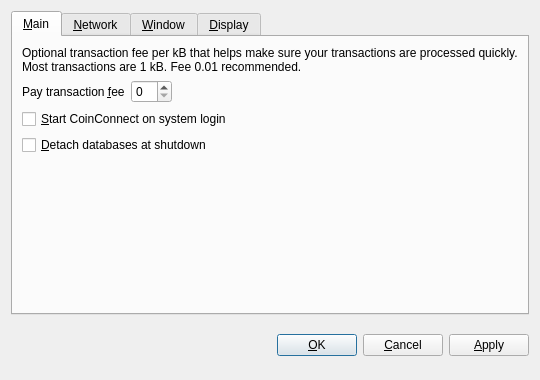
<?xml version="1.0" encoding="UTF-8"?>
<ui version="4.0">
 <class>OptionsDialog</class>
 <widget class="QDialog" name="OptionsDialog">
  <property name="geometry">
   <rect>
    <x>0</x>
    <y>0</y>
    <width>540</width>
    <height>380</height>
   </rect>
  </property>
  <property name="windowTitle">
   <string>Options</string>
  </property>
  <property name="modal">
   <bool>true</bool>
  </property>
  <layout class="QVBoxLayout" name="verticalLayout">
   <item>
    <widget class="QTabWidget" name="tabWidget">
     <property name="tabPosition">
      <enum>QTabWidget::North</enum>
     </property>
     <property name="currentIndex">
      <number>0</number>
     </property>
     <widget class="QWidget" name="tabMain">
      <attribute name="title">
       <string>&amp;Main</string>
      </attribute>
      <layout class="QVBoxLayout" name="verticalLayout_Main">
       <item>
        <widget class="QLabel" name="transactionFeeInfoLabel">
         <property name="text">
          <string>Optional transaction fee per kB that helps make sure your transactions are processed quickly. Most transactions are 1 kB. Fee 0.01 recommended.</string>
         </property>
         <property name="textFormat">
          <enum>Qt::PlainText</enum>
         </property>
         <property name="wordWrap">
          <bool>true</bool>
         </property>
        </widget>
       </item>
       <item>
        <layout class="QHBoxLayout" name="horizontalLayout_Main">
         <item>
          <widget class="QLabel" name="transactionFeeLabel">
           <property name="text">
            <string>Pay transaction &amp;fee</string>
           </property>
           <property name="textFormat">
            <enum>Qt::PlainText</enum>
           </property>
           <property name="buddy">
            <cstring>transactionFee</cstring>
           </property>
          </widget>
         </item>
         <item>
          <widget class="BitcoinAmountField" name="transactionFee"/>
         </item>
         <item>
          <spacer name="horizontalSpacer_Main">
           <property name="orientation">
            <enum>Qt::Horizontal</enum>
           </property>
           <property name="sizeHint" stdset="0">
            <size>
             <width>40</width>
             <height>20</height>
            </size>
           </property>
          </spacer>
         </item>
        </layout>
       </item>
       <item>
        <widget class="QCheckBox" name="bitcoinAtStartup">
         <property name="toolTip">
          <string>Automatically start CoinConnect after logging in to the system.</string>
         </property>
         <property name="text">
          <string>&amp;Start CoinConnect on system login</string>
         </property>
        </widget>
       </item>
       <item>
        <widget class="QCheckBox" name="detachDatabases">
         <property name="toolTip">
          <string>Detach block and address databases at shutdown. This means they can be moved to another data directory, but it slows down shutdown. The wallet is always detached.</string>
         </property>
         <property name="text">
          <string>&amp;Detach databases at shutdown</string>
         </property>
        </widget>
       </item>
       <item>
        <spacer name="verticalSpacer_Main">
         <property name="orientation">
          <enum>Qt::Vertical</enum>
         </property>
         <property name="sizeHint" stdset="0">
          <size>
           <width>20</width>
           <height>40</height>
          </size>
         </property>
        </spacer>
       </item>
      </layout>
     </widget>
     <widget class="QWidget" name="tabNetwork">
      <attribute name="title">
       <string>&amp;Network</string>
      </attribute>
      <layout class="QVBoxLayout" name="verticalLayout_Network">
       <item>
        <widget class="QCheckBox" name="mapPortUpnp">
         <property name="toolTip">
          <string>Automatically open the CoinConnect client port on the router. This only works when your router supports UPnP and it is enabled.</string>
         </property>
         <property name="text">
          <string>Map port using &amp;UPnP</string>
         </property>
        </widget>
       </item>
       <item>
        <widget class="QCheckBox" name="connectSocks">
         <property name="toolTip">
          <string>Connect to the CoinConnect network through a SOCKS proxy (e.g. when connecting through Tor).</string>
         </property>
         <property name="text">
          <string>&amp;Connect through SOCKS proxy:</string>
         </property>
        </widget>
       </item>
       <item>
        <layout class="QHBoxLayout" name="horizontalLayout_Network">
         <item>
          <widget class="QLabel" name="proxyIpLabel">
           <property name="text">
            <string>Proxy &amp;IP:</string>
           </property>
           <property name="textFormat">
            <enum>Qt::PlainText</enum>
           </property>
           <property name="buddy">
            <cstring>proxyIp</cstring>
           </property>
          </widget>
         </item>
         <item>
          <widget class="QValidatedLineEdit" name="proxyIp">
           <property name="maximumSize">
            <size>
             <width>140</width>
             <height>16777215</height>
            </size>
           </property>
           <property name="toolTip">
            <string>IP address of the proxy (e.g. 127.0.0.1)</string>
           </property>
          </widget>
         </item>
         <item>
          <widget class="QLabel" name="proxyPortLabel">
           <property name="text">
            <string>&amp;Port:</string>
           </property>
           <property name="textFormat">
            <enum>Qt::PlainText</enum>
           </property>
           <property name="buddy">
            <cstring>proxyPort</cstring>
           </property>
          </widget>
         </item>
         <item>
          <widget class="QLineEdit" name="proxyPort">
           <property name="maximumSize">
            <size>
             <width>55</width>
             <height>16777215</height>
            </size>
           </property>
           <property name="toolTip">
            <string>Port of the proxy (e.g. 9050)</string>
           </property>
          </widget>
         </item>
         <item>
          <widget class="QLabel" name="socksVersionLabel">
           <property name="text">
            <string>SOCKS &amp;Version:</string>
           </property>
           <property name="textFormat">
            <enum>Qt::PlainText</enum>
           </property>
           <property name="buddy">
            <cstring>socksVersion</cstring>
           </property>
          </widget>
         </item>
         <item>
          <widget class="QValueComboBox" name="socksVersion">
           <property name="toolTip">
            <string>SOCKS version of the proxy (e.g. 5)</string>
           </property>
          </widget>
         </item>
         <item>
          <spacer name="horizontalSpacer_Network">
           <property name="orientation">
            <enum>Qt::Horizontal</enum>
           </property>
           <property name="sizeHint" stdset="0">
            <size>
             <width>40</width>
             <height>20</height>
            </size>
           </property>
          </spacer>
         </item>
        </layout>
       </item>
       <item>
        <spacer name="verticalSpacer_Network">
         <property name="orientation">
          <enum>Qt::Vertical</enum>
         </property>
         <property name="sizeHint" stdset="0">
          <size>
           <width>20</width>
           <height>40</height>
          </size>
         </property>
        </spacer>
       </item>
      </layout>
     </widget>
     <widget class="QWidget" name="tabWindow">
      <attribute name="title">
       <string>&amp;Window</string>
      </attribute>
      <layout class="QVBoxLayout" name="verticalLayout_Window">
       <item>
        <widget class="QCheckBox" name="minimizeToTray">
         <property name="toolTip">
          <string>Show only a tray icon after minimizing the window.</string>
         </property>
         <property name="text">
          <string>&amp;Minimize to the tray instead of the taskbar</string>
         </property>
        </widget>
       </item>
       <item>
        <widget class="QCheckBox" name="minimizeOnClose">
         <property name="toolTip">
          <string>Minimize instead of exit the application when the window is closed. When this option is enabled, the application will be closed only after selecting Quit in the menu.</string>
         </property>
         <property name="text">
          <string>M&amp;inimize on close</string>
         </property>
        </widget>
       </item>
       <item>
        <spacer name="verticalSpacer_Window">
         <property name="orientation">
          <enum>Qt::Vertical</enum>
         </property>
         <property name="sizeHint" stdset="0">
          <size>
           <width>20</width>
           <height>40</height>
          </size>
         </property>
        </spacer>
       </item>
      </layout>
     </widget>
     <widget class="QWidget" name="tabDisplay">
      <attribute name="title">
       <string>&amp;Display</string>
      </attribute>
      <layout class="QVBoxLayout" name="verticalLayout_Display">
       <item>
        <layout class="QHBoxLayout" name="horizontalLayout_1_Display">
         <item>
          <widget class="QLabel" name="langLabel">
           <property name="text">
            <string>User Interface &amp;language:</string>
           </property>
           <property name="textFormat">
            <enum>Qt::PlainText</enum>
           </property>
           <property name="buddy">
            <cstring>lang</cstring>
           </property>
          </widget>
         </item>
         <item>
          <widget class="QValueComboBox" name="lang">
           <property name="toolTip">
            <string>The user interface language can be set here. This setting will take effect after restarting CoinConnect.</string>
           </property>
          </widget>
         </item>
        </layout>
       </item>
       <item>
        <layout class="QHBoxLayout" name="horizontalLayout_2_Display">
         <item>
          <widget class="QLabel" name="unitLabel">
           <property name="text">
            <string>&amp;Unit to show amounts in:</string>
           </property>
           <property name="textFormat">
            <enum>Qt::PlainText</enum>
           </property>
           <property name="buddy">
            <cstring>unit</cstring>
           </property>
          </widget>
         </item>
         <item>
          <widget class="QValueComboBox" name="unit">
           <property name="toolTip">
            <string>Choose the default subdivision unit to show in the interface and when sending coins.</string>
           </property>
          </widget>
         </item>
        </layout>
       </item>
       <item>
        <widget class="QCheckBox" name="displayAddresses">
         <property name="toolTip">
          <string>Whether to show CoinConnect addresses in the transaction list or not.</string>
         </property>
         <property name="text">
          <string>&amp;Display addresses in transaction list</string>
         </property>
        </widget>
       </item>
       <item>
        <spacer name="verticalSpacer_Display">
         <property name="orientation">
          <enum>Qt::Vertical</enum>
         </property>
         <property name="sizeHint" stdset="0">
          <size>
           <width>20</width>
           <height>40</height>
          </size>
         </property>
        </spacer>
       </item>
      </layout>
     </widget>
    </widget>
   </item>
   <item>
    <layout class="QHBoxLayout" name="horizontalLayout_Buttons">
     <item>
      <spacer name="horizontalSpacer_1">
       <property name="orientation">
        <enum>Qt::Horizontal</enum>
       </property>
       <property name="sizeHint" stdset="0">
        <size>
         <width>40</width>
         <height>48</height>
        </size>
       </property>
      </spacer>
     </item>
     <item>
      <widget class="QLabel" name="statusLabel">
       <property name="font">
        <font>
         <weight>75</weight>
         <bold>true</bold>
        </font>
       </property>
       <property name="text">
        <string/>
       </property>
       <property name="textFormat">
        <enum>Qt::PlainText</enum>
       </property>
       <property name="wordWrap">
        <bool>true</bool>
       </property>
      </widget>
     </item>
     <item>
      <spacer name="horizontalSpacer_2">
       <property name="orientation">
        <enum>Qt::Horizontal</enum>
       </property>
       <property name="sizeHint" stdset="0">
        <size>
         <width>40</width>
         <height>48</height>
        </size>
       </property>
      </spacer>
     </item>
     <item>
      <widget class="QPushButton" name="okButton">
       <property name="text">
        <string>&amp;OK</string>
       </property>
      </widget>
     </item>
     <item>
      <widget class="QPushButton" name="cancelButton">
       <property name="text">
        <string>&amp;Cancel</string>
       </property>
       <property name="autoDefault">
        <bool>false</bool>
       </property>
      </widget>
     </item>
     <item>
      <widget class="QPushButton" name="applyButton">
       <property name="text">
        <string>&amp;Apply</string>
       </property>
       <property name="autoDefault">
        <bool>false</bool>
       </property>
      </widget>
     </item>
    </layout>
   </item>
  </layout>
 </widget>
 <customwidgets>
  <customwidget>
   <class>BitcoinAmountField</class>
   <extends>QSpinBox</extends>
   <header>bitcoinamountfield.h</header>
  </customwidget>
  <customwidget>
   <class>QValueComboBox</class>
   <extends>QComboBox</extends>
   <header>qvaluecombobox.h</header>
  </customwidget>
  <customwidget>
   <class>QValidatedLineEdit</class>
   <extends>QLineEdit</extends>
   <header>qvalidatedlineedit.h</header>
  </customwidget>
 </customwidgets>
 <resources/>
 <connections/>
</ui>
